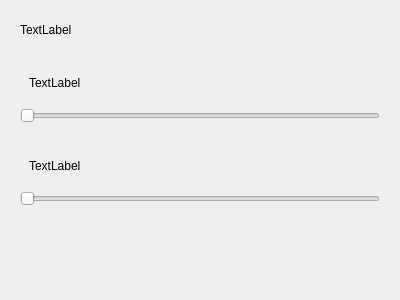
<?xml version="1.0" encoding="UTF-8"?>
<ui version="4.0">
 <class>CardDemo02Widget</class>
 <widget class="QWidget" name="CardDemo02Widget">
  <property name="geometry">
   <rect>
    <x>0</x>
    <y>0</y>
    <width>400</width>
    <height>300</height>
   </rect>
  </property>
  <property name="windowTitle">
   <string>Form</string>
  </property>
  <layout class="QVBoxLayout" name="verticalLayout">
   <item>
    <widget class="QWidget" name="titleWidgetSXF" native="true">
     <property name="maximumSize">
      <size>
       <width>16777215</width>
       <height>50</height>
      </size>
     </property>
     <layout class="QHBoxLayout" name="horizontalLayout">
      <item>
       <widget class="QLabel" name="label_2">
        <property name="text">
         <string>TextLabel</string>
        </property>
       </widget>
      </item>
      <item>
       <spacer name="horizontalSpacer_4">
        <property name="orientation">
         <enum>Qt::Horizontal</enum>
        </property>
        <property name="sizeHint" stdset="0">
         <size>
          <width>40</width>
          <height>20</height>
         </size>
        </property>
       </spacer>
      </item>
     </layout>
    </widget>
   </item>
   <item>
    <widget class="QWidget" name="widget_4" native="true">
     <layout class="QVBoxLayout" name="verticalLayout_2">
      <item>
       <widget class="QWidget" name="widget_3" native="true">
        <layout class="QHBoxLayout" name="horizontalLayout_2">
         <item>
          <widget class="QLabel" name="label_6">
           <property name="text">
            <string>TextLabel</string>
           </property>
          </widget>
         </item>
         <item>
          <spacer name="horizontalSpacer_7">
           <property name="orientation">
            <enum>Qt::Horizontal</enum>
           </property>
           <property name="sizeHint" stdset="0">
            <size>
             <width>283</width>
             <height>20</height>
            </size>
           </property>
          </spacer>
         </item>
        </layout>
       </widget>
      </item>
      <item>
       <widget class="QSlider" name="horizontalSlider">
        <property name="orientation">
         <enum>Qt::Horizontal</enum>
        </property>
       </widget>
      </item>
     </layout>
    </widget>
   </item>
   <item>
    <widget class="QWidget" name="widget_5" native="true">
     <layout class="QVBoxLayout" name="verticalLayout_3">
      <item>
       <widget class="QWidget" name="widget_2" native="true">
        <layout class="QHBoxLayout" name="horizontalLayout_3">
         <item>
          <widget class="QLabel" name="label_5">
           <property name="text">
            <string>TextLabel</string>
           </property>
          </widget>
         </item>
         <item>
          <spacer name="horizontalSpacer_8">
           <property name="orientation">
            <enum>Qt::Horizontal</enum>
           </property>
           <property name="sizeHint" stdset="0">
            <size>
             <width>283</width>
             <height>20</height>
            </size>
           </property>
          </spacer>
         </item>
        </layout>
       </widget>
      </item>
      <item>
       <widget class="QSlider" name="horizontalSlider_2">
        <property name="orientation">
         <enum>Qt::Horizontal</enum>
        </property>
       </widget>
      </item>
     </layout>
    </widget>
   </item>
   <item>
    <spacer name="verticalSpacer">
     <property name="orientation">
      <enum>Qt::Vertical</enum>
     </property>
     <property name="sizeHint" stdset="0">
      <size>
       <width>20</width>
       <height>40</height>
      </size>
     </property>
    </spacer>
   </item>
  </layout>
 </widget>
 <resources/>
 <connections/>
</ui>
